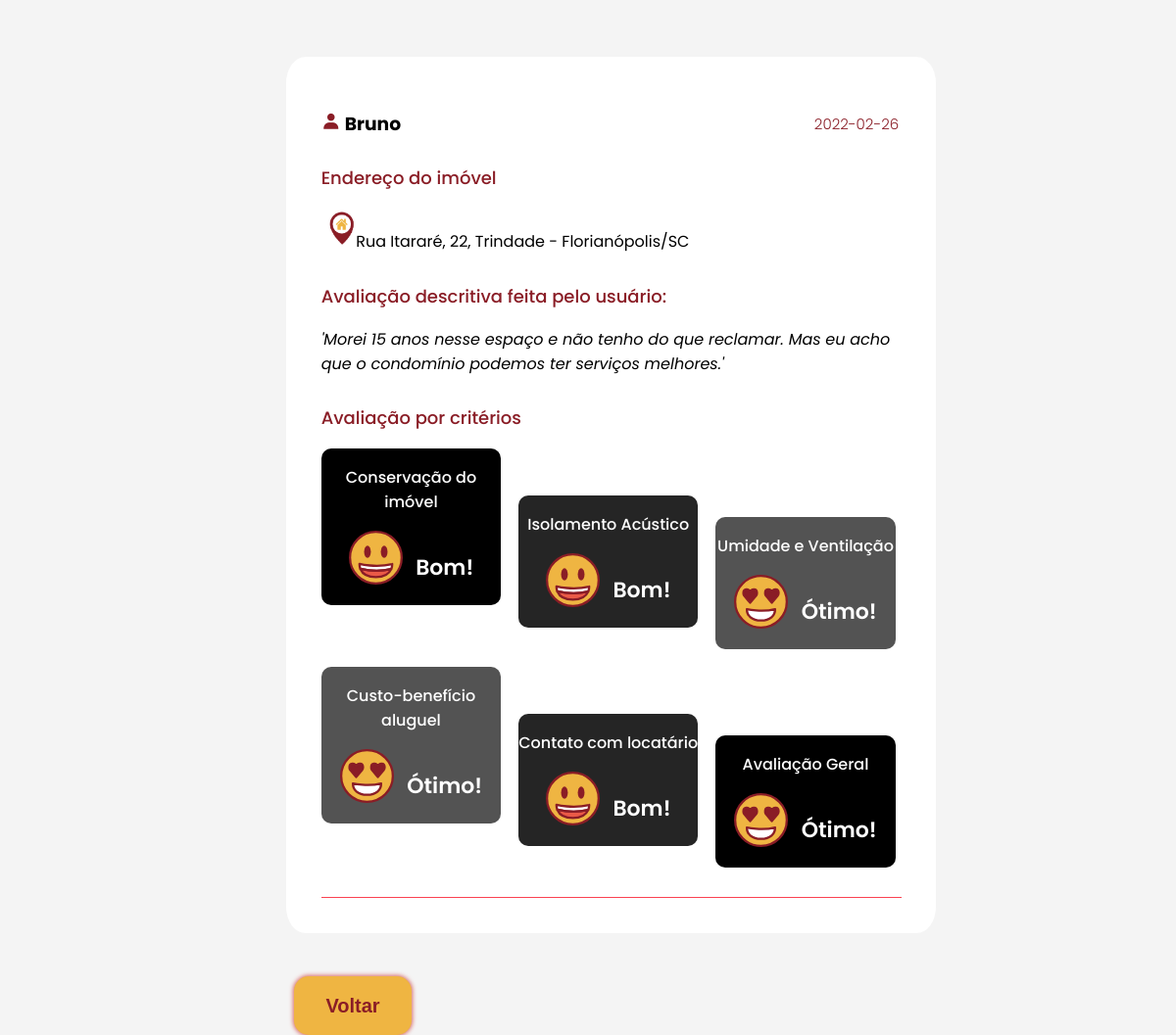
The app's page /includes/avaliacao.php?idavaliacao=25698 with its own data.
### tables this page shows
CREATE TABLE IF NOT EXISTS `avaliacao` (
  `idavaliacao` INT NOT NULL AUTO_INCREMENT,
  `avaliacao_textual` VARCHAR(140) NULL,
  `nota_geral` INT NULL,
  `quantidade_curtidas` INT NULL,
  `foi_morador` VARCHAR(1) NOT NULL,
  `idusuario` INT NOT NULL,
  `idimovel` INT NOT NULL,
  `data_avaliacao` DATE NULL,
  PRIMARY KEY (`idavaliacao`, `idusuario`, `idimovel`),
  INDEX `fk_avaliacoes_usuarios1_idx` (`idusuario` ASC),
  INDEX `fk_avaliacoes_imoveis1_idx` (`idimovel` ASC),
  CONSTRAINT `fk_avaliacoes_usuarios1`
    FOREIGN KEY (`idusuario`)
    REFERENCES `usuario` (`idusuario`)
    ON DELETE NO ACTION
    ON UPDATE NO ACTION,
  CONSTRAINT `fk_avaliacoes_imoveis1`
    FOREIGN KEY (`idimovel`)
    REFERENCES `imovel` (`idimovel`)
    ON DELETE NO ACTION
    ON UPDATE NO ACTION);

CREATE TABLE IF NOT EXISTS `usuario` (
  `idusuario` INT NOT NULL AUTO_INCREMENT,
  `nome` VARCHAR(45) NOT NULL,
  `email` VARCHAR(45) NOT NULL,
  `senha` VARCHAR(128) NOT NULL,
  `data_cadastro` DATE NOT NULL,
  `data_nasc` DATE NOT NULL,
  `cidade` VARCHAR(45) NOT NULL,
  `idsexo` INT NULL,
  `foto_usuario` VARCHAR(45) NULL,
  PRIMARY KEY (`idusuario`),
  INDEX `fk_usuarios_sexo1_idx` (`idsexo` ASC),
  CONSTRAINT `fk_usuarios_sexo1`
    FOREIGN KEY (`idsexo`)
    REFERENCES `sexo` (`idsexo`)
    ON DELETE NO ACTION
    ON UPDATE NO ACTION);

CREATE TABLE IF NOT EXISTS `imovel` (
  `idimovel` INT NOT NULL AUTO_INCREMENT,
  `latitude` DOUBLE NOT NULL,
  `longitude` DOUBLE NOT NULL,
  `cep` INT NOT NULL,
  `logradouro` VARCHAR(45) NOT NULL,
  `numero` VARCHAR(10) NULL,
  `bloco` VARCHAR(5) NULL,
  `numero_apartamento` VARCHAR(5) NULL,
  `cidade` VARCHAR(45) NOT NULL,
  `bairro` VARCHAR(20) NOT NULL,
  `estado` VARCHAR(30) NOT NULL,
  `idproprietario` INT NULL,
  `foto_imovel` VARCHAR(45) NULL,
  PRIMARY KEY (`idimovel`),
  INDEX `fk_imoveis_usuarios1_idx` (`idproprietario` ASC),
  CONSTRAINT `fk_imoveis_usuarios1`
    FOREIGN KEY (`idproprietario`)
    REFERENCES `usuario` (`idusuario`)
    ON DELETE NO ACTION
    ON UPDATE NO ACTION);

### includes/avaliacao.php (the view, shortened to what this page needs)
<?php
    include 'header.php';
?>
<br><br>
<div class="article-container">
    <?php
       $idavaliacao = mysqli_real_escape_string($conn, $_GET['idavaliacao']);
       $sql = "SELECT nome, cep, logradouro, numero, bloco, numero_apartamento, bairro, imovel.cidade, estado, idavaliacao, avaliacao_textual, quantidade_curtidas, data_avaliacao
       FROM avaliacao
       JOIN imovel ON avaliacao.idimovel=imovel.idimovel
       JOIN usuario ON avaliacao.idusuario=usuario.idusuario
       WHERE idavaliacao='$idavaliacao';";
       $result = mysqli_query($conn, $sql);
       $queryResults = mysqli_num_rows($result);
       if ($queryResults > 0) {
           while ($row = mysqli_fetch_assoc($result)) {
            echo "
            <div class='article-box-page'>
                 <h3>
                 <i class='bx bxs-user'></i>
                 ".$row['nome']."
                 </h3>
                 <div class='data-avaliacao'>
                 <span class='data'>".$row['data_avaliacao']."</span>
                 </div>
                 <p id='titulos'> Endereço do imóvel </p>
                 <img src='../Images/icon.png' alt='icone'>
                 <div class='localizacao'>
                 <p id='endereco-page'>".$row['logradouro'].", ".$row['numero'].", ".$row['bairro']." - Florianópolis/SC <p>
                 </div>
                 <p id='titulos'> Avaliação descritiva feita pelo usuário: </p>
                 <p>'".$row['avaliacao_textual']."'</p>
                 <p id='titulos'> Avaliação por critérios </p>";
           }
       }
       $sql2 = "SELECT nome, cep, logradouro, numero, bloco, numero_apartamento, bairro, imovel.cidade, avaliacao.idavaliacao, estado, avaliacao_textual, quantidade_curtidas, data_avaliacao, valor_nota, descricao
       from avaliacao
       join imovel on avaliacao.idimovel=imovel.idimovel
       join usuario on avaliacao.idusuario=usuario.idusuario
       join notas on avaliacao.idavaliacao=notas.idavaliacao
       join itens_avaliacao on notas.iditens_avaliacao=itens_avaliacao.iditens_avaliacao
       where avaliacao.idavaliacao='$idavaliacao'
       and descricao='Conservação do Imóvel';";
       $result2 = mysqli_query($conn, $sql2);
       $queryResults2 = mysqli_num_rows($result2);
       if ($queryResults2 > 0) {
           while ($row = mysqli_fetch_assoc($result2)) {
                if ($row['valor_nota']==1) {
                    echo "
                    <div class='conservacao'>
                    <p id='nome-avaliacao'> Conservação do imóvel </p>
                    <img src='../Images/image-11.svg' alt='icone'>
                    <p id='conceito'> Péssimo! </p>
                    </div>";
                }
                elseif ($row['valor_nota']==4) {
                    echo "
                    <div class='conservacao'>
                    <p id='nome-avaliacao'> Conservação do imóvel </p>
                    <img src='../Images/image-44.svg' alt='icone'>
                    <p id='conceito'> Bom! </p>
                    </div>";
                }
           }
       }
       $sql3 = "SELECT nome, cep, logradouro, numero, bloco, numero_apartamento, bairro, imovel.cidade, avaliacao.idavaliacao, estado, avaliacao_textual, quantidade_curtidas, data_avaliacao, valor_nota, descricao
       from avaliacao
       join imovel on avaliacao.idimovel=imovel.idimovel
       join usuario on avaliacao.idusuario=usuario.idusuario
       join notas on avaliacao.idavaliacao=notas.idavaliacao
       join itens_avaliacao on notas.iditens_avaliacao=itens_avaliacao.iditens_avaliacao
       where avaliacao.idavaliacao='$idavaliacao'
       and descricao='Isolamento Acústico';";
       $result3 = mysqli_query($conn, $sql3);
       $queryResults3 = mysqli_num_rows($result3);
       if ($queryResults3 > 0) {
           while ($row = mysqli_fetch_assoc($result3)) {
                if ($row['valor_nota']==1) {
                    echo "
                    <div class='acustico'>
                    <p id='nome-avaliacao'> Isolamento Acústico </p>
                    <img src='../Images/image-11.svg' alt='icone'>
                    <p id='conceito'> Péssimo! </p>
                    </div>";
                }
                elseif ($row['valor_nota']==4) {
                    echo "
                    <div class='acustico'>
                    <p id='nome-avaliacao'> Isolamento Acústico </p>
                    <img src='../Images/image-44.svg' alt='icone'>
                    <p id='conceito'> Bom! </p>
                    </div>";
                }
           }
        }
        $sql4 = "SELECT nome, cep, logradouro, numero, bloco, numero_apartamento, bairro, imovel.cidade, avaliacao.idavaliacao, estado, avaliacao_textual, quantidade_curtidas, data_avaliacao, valor_nota, descricao
        from avaliacao
        join imovel on avaliacao.idimovel=imovel.idimovel
        join usuario on avaliacao.idusuario=usuario.idusuario
        join notas on avaliacao.idavaliacao=notas.idavaliacao
        join itens_avaliacao on notas.iditens_avaliacao=itens_avaliacao.iditens_avaliacao
        where avaliacao.idavaliacao='$idavaliacao'
        and descricao='Umidade, posição solar e ventilação';";
        $result4 = mysqli_query($conn, $sql4);
        $queryResults4 = mysqli_num_rows($result4);
        if ($queryResults4 > 0) {
            while ($row = mysqli_fetch_assoc($result4)) {
                 if ($row['valor_nota']==1) {
                     echo "
                     <div class='upi'>
                     <p id='nome-avaliacao'> Umidade e Ventilação </p>
                     <img src='../Images/image-11.svg' alt='icone'>
                     <p id='conceito'> Péssimo! </p>
                     </div>";
                 }
                 else {
                     echo "
                     <div class='upi'>
                     <p id='nome-avaliacao'> Umidade e Ventilação </p>
                     <img src='../Images/image-55.svg' alt='icone'>
                     <p id='conceito'> Ótimo! </p>
                     </div>";
                 }
            }
         }
         $sql5 = "SELECT nome, cep, logradouro, numero, bloco, numero_apartamento, bairro, imovel.cidade, avaliacao.idavaliacao, estado, avaliacao_textual, quantidade_curtidas, data_avaliacao, valor_nota, descricao
        from avaliacao
        join imovel on avaliacao.idimovel=imovel.idimovel
        join usuario on avaliacao.idusuario=usuario.idusuario
        join notas on avaliacao.idavaliacao=notas.idavaliacao
        join itens_avaliacao on notas.iditens_avaliacao=itens_avaliacao.iditens_avaliacao
        where avaliacao.idavaliacao='$idavaliacao'
        and descricao='Custo-benefício de aluguel e condomínio';";
        $result5 = mysqli_query($conn, $sql5);
        $queryResults5 = mysqli_num_rows($result5);
        if ($queryResults5 > 0) {
            while ($row = mysqli_fetch_assoc($result5)) {
                 if ($row['valor_nota']==1) {
                     echo "
                     <div class='cbac'>
                     <p id='nome-avaliacao'> Custo-benefício aluguel </p>
                     <img src='../Images/image-11.svg' alt='icone'>
                     <p id='conceito'> Péssimo! </p>
                     </div>";
                 }
                 else {
                     echo "
                     <div class='cbac'>
                     <p id='nome-avaliacao'> Custo-benefício aluguel </p>
                     <img src='../Images/image-55.svg' alt='icone'>
                     <p id='conceito'> Ótimo! </p>
                     </div>";
                 }
            }
         }
         $sql6 = "SELECT nome, cep, logradouro, numero, bloco, numero_apartamento, bairro, imovel.cidade, avaliacao.idavaliacao, estado, avaliacao_textual, quantidade_curtidas, data_avaliacao, valor_nota, descricao
        from avaliacao
        join imovel on avaliacao.idimovel=imovel.idimovel
        join usuario on avaliacao.idusuario=usuario.idusuario
        join notas on avaliacao.idavaliacao=notas.idavaliacao
        join itens_avaliacao on notas.iditens_avaliacao=itens_avaliacao.iditens_avaliacao
        where avaliacao.idavaliacao='$idavaliacao'
        and descricao='Contato com o proprietário ou imobiliária';";
        $result6 = mysqli_query($conn, $sql6);
        $queryResults6 = mysqli_num_rows($result6);
        if ($queryResults6 > 0) {
            while ($row = mysqli_fetch_assoc($result6)) {
                 if ($row['valor_nota']==1) {
                     echo "
                     <div class='cli'>
                     <p id='nome-avaliacao'> Contato com locatário </p>
                     <img src='../Images/image-11.svg' alt='icone'>
                     <p id='conceito'> Péssimo! </p>
                     </div>";
                 }
                 elseif ($row['valor_nota']==4) {
                     echo "
                     <div class='cli'>
                     <p id='nome-avaliacao'> Contato com locatário </p>
                     <img src='../Images/image-44.svg' alt='icone'>
                     <p id='conceito'> Bom! </p>
                     </div>";
                 }
            }
         }
         $sql7 = "SELECT nome, cep, logradouro, numero, bloco, numero_apartamento, bairro, imovel.cidade, avaliacao.idavaliacao, estado, avaliacao_textual, quantidade_curtidas, data_avaliacao, valor_nota, descricao
        from avaliacao
        join imovel on avaliacao.idimovel=imovel.idimovel
        join usuario on avaliacao.idusuario=usuario.idusuario
        join notas on avaliacao.idavaliacao=notas.idavaliacao
        join itens_avaliacao on notas.iditens_avaliacao=itens_avaliacao.iditens_avaliacao
        where avaliacao.idavaliacao='$idavaliacao'
        and descricao='Avaliação Geral';";
        $result7 = mysqli_query($conn, $sql7);
        $queryResults7 = mysqli_num_rows($result7);
        if ($queryResults7 > 0) {
            while ($row = mysqli_fetch_assoc($result7)) {
                 if ($row['valor_nota']==1) {
                     echo "
                     <div class='geral'>
                     <p id='nome-avaliacao'> Avaliação Geral </p>
                     <img src='../Images/image-11.svg' alt='icone'>
                     <p id='conceito'> Péssimo! </p>
                     </div>";
                 }
                 else {
                     echo "
                     <div class='geral'>
                     <p id='nome-avaliacao'> Avaliação Geral </p>
                     <img src='../Images/image-55.svg' alt='icone'>
                     <p id='conceito'> Ótimo! </p>
                     </div>";
                 }
            }
         }
    ?>
</div>
<button class="voltar" onclick="history.go(-1);">Voltar</button>
</body>
</html>

### records on screen
avaliacao: idusuario.nome "Bruno", data_avaliacao "2022-02-26", idimovel.logradouro "Rua Itararé", idimovel.numero "22", idimovel.bairro "Trindade", avaliacao_textual "Morei 15 anos nesse espaço e não tenho do que reclamar. Mas eu acho que o condomínio podemos ter serviços melhores."
